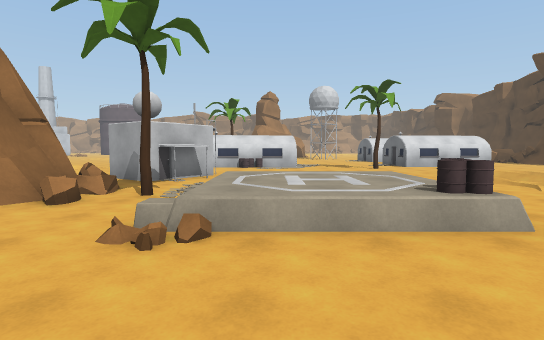
View 1 (above)

24 first-person views from a walk through a 3-D level made in the Unity game engine. The camera is 1.5 m above the floor, tilts 4° down and sees 80° across. The floor is counted in squares, 2 m on a side. Each view is taken from the middle of a square. On the plan, view 1 faces up. The plan holds only what a view shows up to about 11 squares ahead; the rest is blank. The place goes on beyond the plan. Some animated figures are not drawn.

View 2
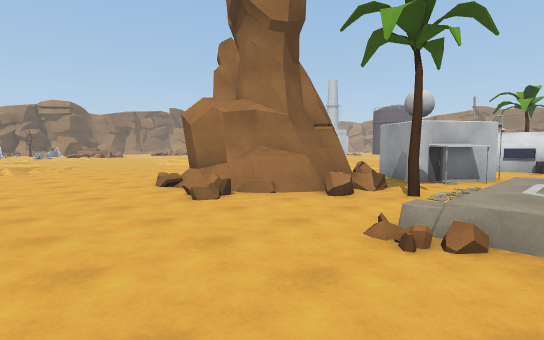

View 3
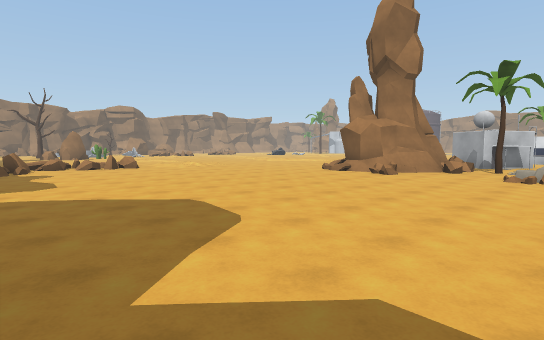

View 4
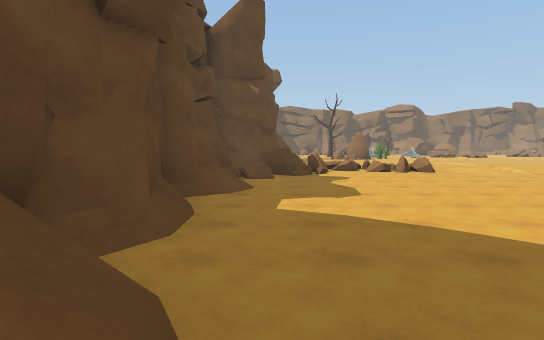

View 5
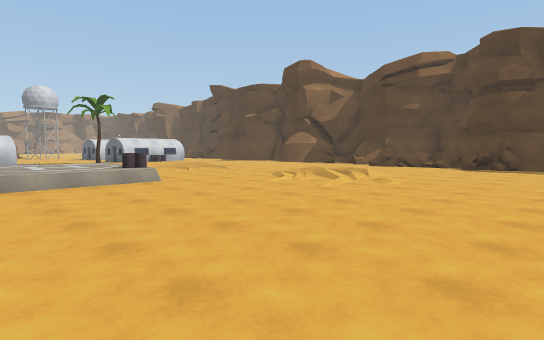

View 6
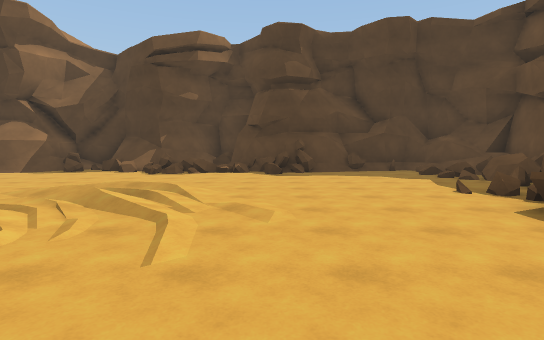

View 7
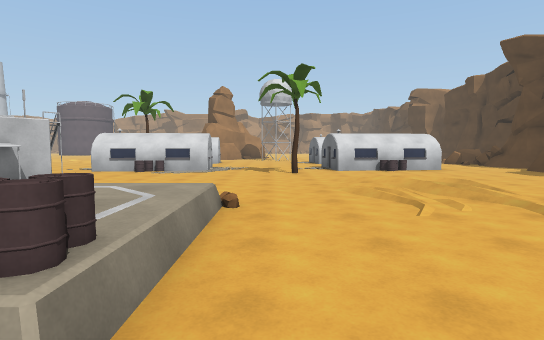

View 8
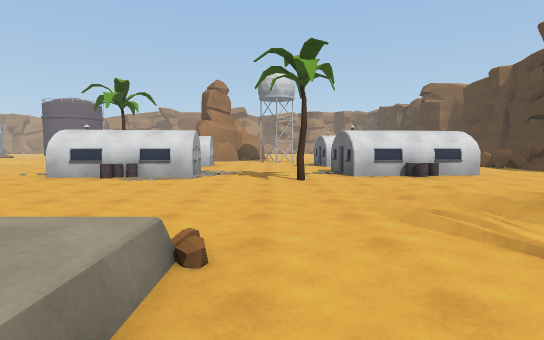

View 9
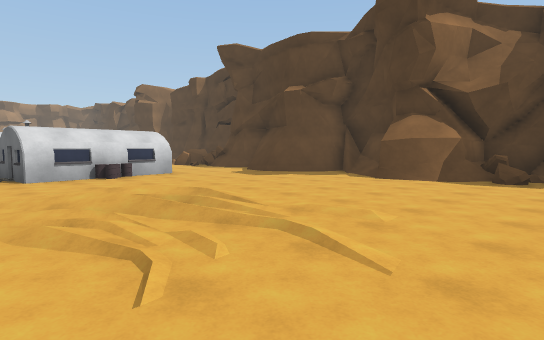

View 10
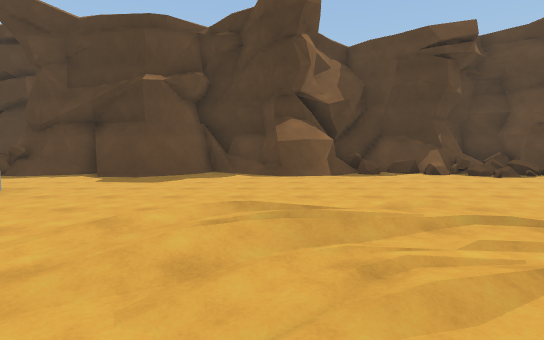

View 11
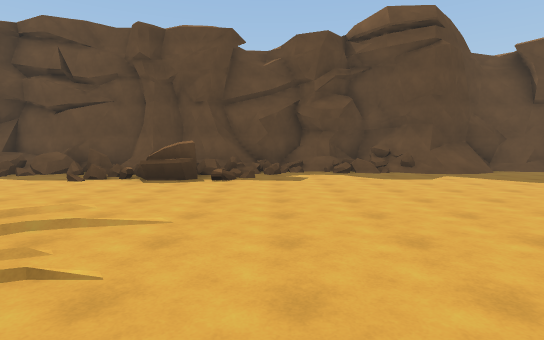

View 12
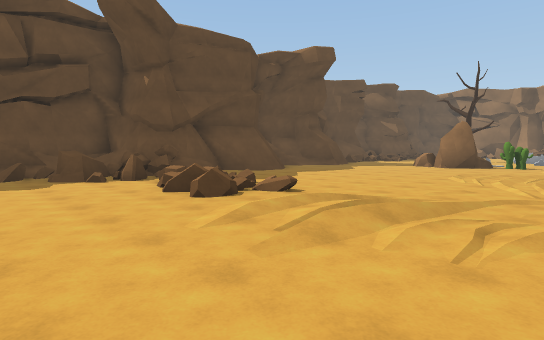

View 13
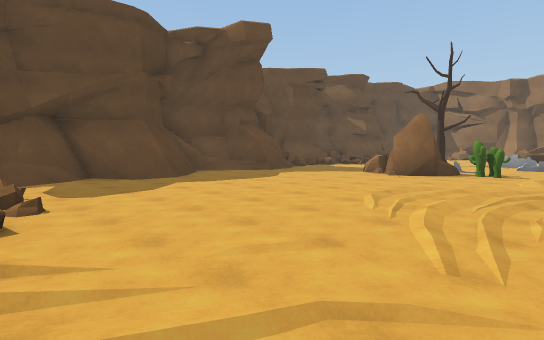

View 14
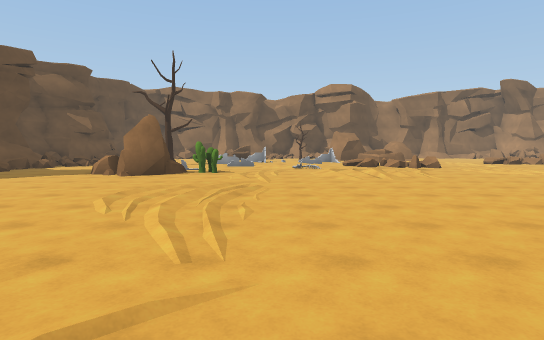

View 15
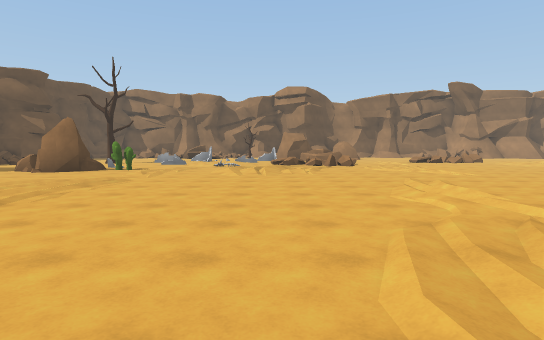

View 16
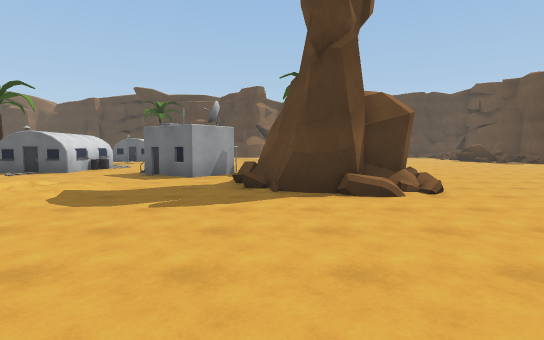

View 17
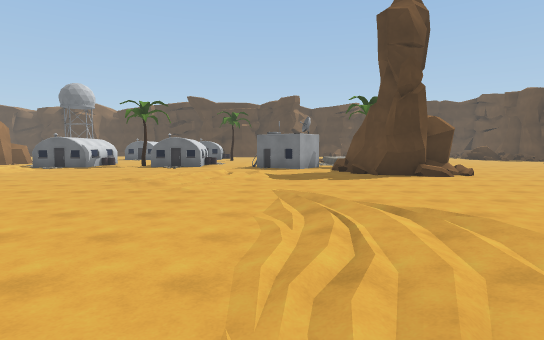

View 18
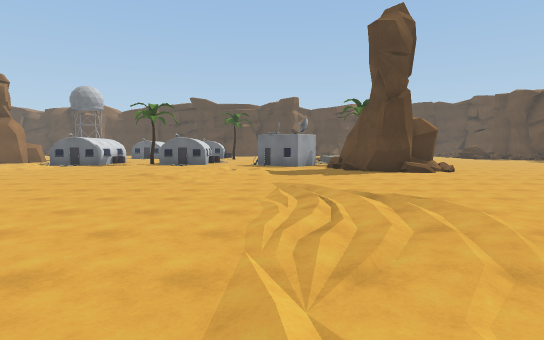

View 19
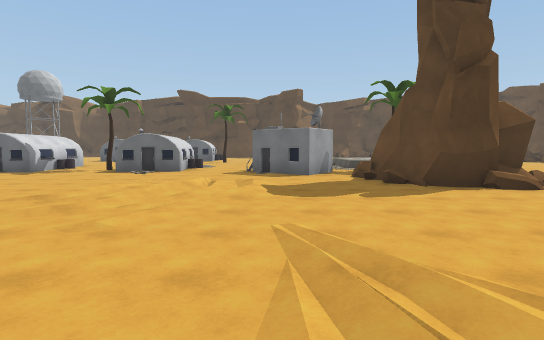

View 20
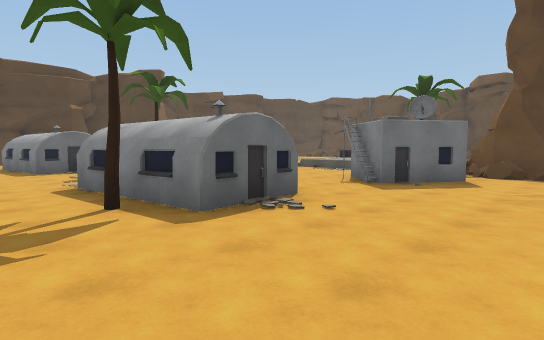

View 21
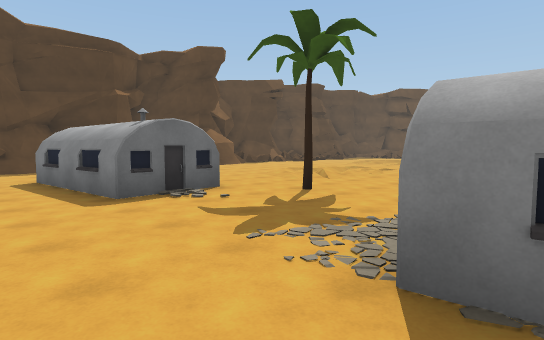

View 22
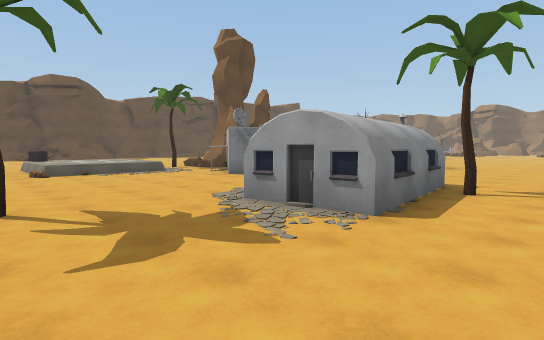

View 23
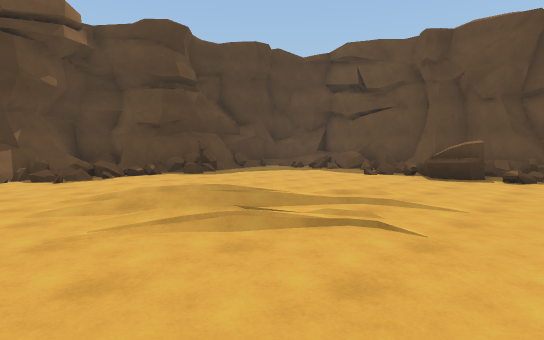

View 24
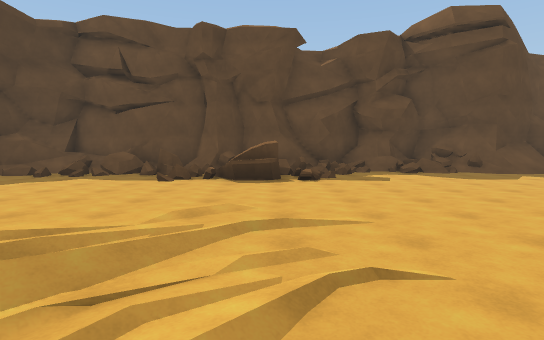

### Floor plan
Key: @ floor where view 1 was taken; # wall or solid block; x gap in a wall; . main floor; : floor 0.25 m higher than the main floor; + floor 0.5 m higher than the main floor; / step, stairs or slope; = window, fence, low wall or low ledge; ^ raised ledge; T tree; B building; R rock; C cactus; O other object.
Columns run from 24 left of view 1 to 14 right of it. Each row starts with its distance up from view 1.
 16                ........O.......     ##
 15               ........T.............##
 14  ...         .........BBBB...BBBB.../#
 13  ....      ..........BBBBB...BBBB...##
 12 ......    ....././....BB.......B....##
 11 .......  .......///.........T.......##
 10 ................///..................##
  9 .....////./......//..BB......///.....##
  8 .......///////.......BB......///....##
  7 ./........///.........B......./.....##
  6  ///..............###=..+++.../.....###
  5  ///............./###=T.+++.........=##
  4 ...........  ..../###...+#=..........##
  3 ..................#.=..====..../....=##
  2 .........../................././/...=##
  1 .C.........///................///...x:#
  0 ORR........///..........@..../......###
 -1   R......../R......................=##
 -2  RR.........R.......................##
 -3 ...........R/......................./#
 -4 ...........x.................=/......#
 -5 ..  ../##./=#=..............##/=.....#
 -6     //#######^=......//....#==##^==#=#
 -7      ##    ^////#.#=//#===#=######==##
 -8            ###########################

Positions as (right, up) in squares from view 1, and headings:
1: (0, 0), facing up
2: (0, 0), facing up-left
3: (0, -6), facing up-left
4: (-2, -6), facing left
5: (-1, -4), facing up-right
6: (2, -1), facing right
7: (3, 2), facing up
8: (3, 4), facing up
9: (4, 4), facing up-right
10: (3, 8), facing right
11: (3, 3), facing down
12: (-9, 3), facing down-left
13: (-13, 3), facing down-left
14: (-13, 3), facing left
15: (-12, 6), facing left
16: (-12, 6), facing right
17: (-16, 9), facing right
18: (-17, 9), facing right
19: (-13, 9), facing right
20: (-6, 16), facing down-right
21: (0, 16), facing down-right
22: (4, 16), facing down-left
23: (3, 4), facing down-right
24: (5, 3), facing down
